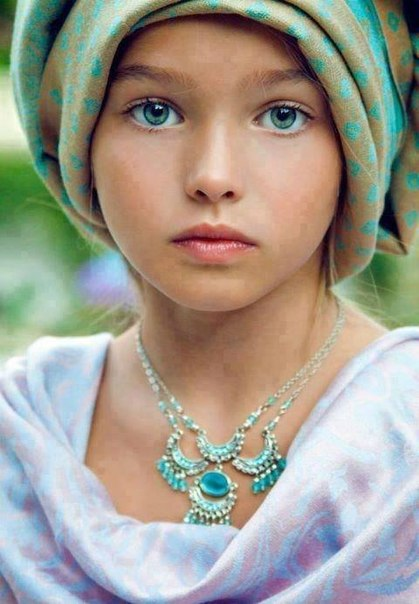
#> input picture Sterowanie Gestem/femme.jpg, 419 x 604 px, given in place of the camera
$ python angle_and_magnitude.py   (Python 2 division)   (older library calls are emulated)
#> lines starting #> are read from the running program, lines starting #| are printed output that depends on the picture; after the words box and inside, x2 and y2 are one past the last pixel; in counts of white or black regions, pixels touching at a corner belong together
import cv2
import numpy as np
import math
import argparse
import imutils

cap = cv2.VideoCapture(0)

while( cap.isOpened() ) :
    ret, img = cap.read(0)
#> img is the input picture: shape (604, 419, 3); mean B, G, R 143.9, 155.8, 161.1
    x=300      #wspolrzedne piksela z ktorego pobieramy kolor
    y=300
    cv2.circle(img,(x,y),10,(120,120,120),1)
#> img: shape (604, 419, 3); 0.02% of pixels changed, all inside (x1, y1, x2, y2) = (290, 290, 311, 311)
    color=img[x,y]
#> color = [114, 153, 197]
    print color
#| [114 153 197]
    t=15 # +\- do granicy koloru
    lower_range = np.array([color[0]-t, color[1]-t, color[2]-t], dtype=np.uint8)
#> lower_range = [99, 138, 182]
    upper_range = np.array([color[0]+t, color[1]+t, color[2]+t], dtype=np.uint8)
#> upper_range = [129, 168, 212]
    mask = cv2.inRange(img, lower_range, upper_range)
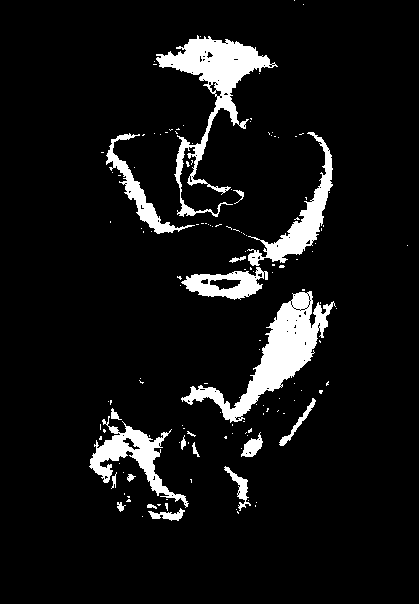
#> mask: shape (604, 419); 7.9% white; 141 white regions (122 under 20 px), largest, box (x1, y1, x2, y2) and area: (181, 291, 336, 423) 5259, (156, 35, 278, 217) 4975, (247, 132, 333, 266) 2467
    mask=cv2.medianBlur(mask,15)
#> mask: shape (604, 419); 6.6% white; 13 white regions (3 under 20 px), largest, box (x1, y1, x2, y2) and area: (188, 292, 328, 421) 5264, (159, 38, 268, 116) 3719, (91, 428, 168, 495) 2269

    cv2.putText(img,"press esc when ready, color from the circle will be extracted", (50,50), cv2.FONT_HERSHEY_COMPLEX, 0.5, 255)
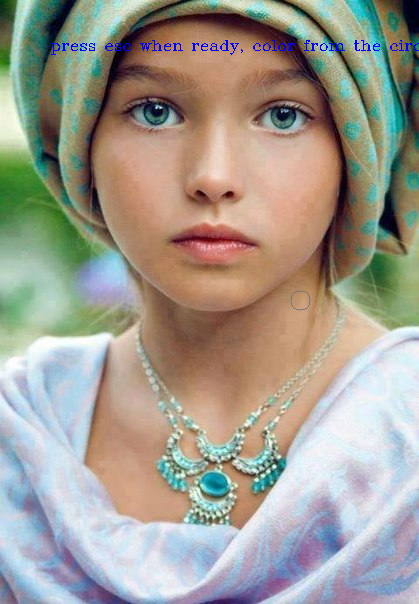
#> img: shape (604, 419, 3); mean B, G, R 144.4, 155.3, 160.6
    cv2.imshow('final', img)
    cv2.imshow('image', mask)
    k = cv2.waitKey(10)
#> (key Esc is pressed here)
    if(k == 27):
        break


while (cap.isOpened()):

    _, img = cap.read()
    img = img[100:400, 100:600]
#> img: shape (300, 319, 3)

    lower_range = np.array([color[0] - t, color[1] - t, color[2] - t], dtype=np.uint8)
    upper_range = np.array([color[0] + t, color[1] + t, color[2] + t], dtype=np.uint8)
    mask = cv2.inRange(img, lower_range, upper_range)
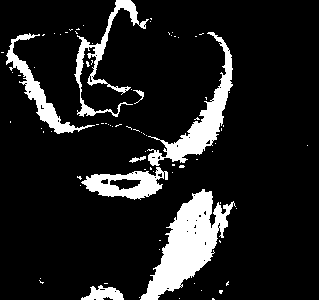
#> mask: shape (300, 319); 12.4% white; 82 white regions (74 under 20 px), largest, box (x1, y1, x2, y2) and area: (140, 189, 236, 300) 4376, (147, 32, 233, 166) 2467, (74, 0, 149, 117) 1475
    mask = cv2.medianBlur(mask, 15)
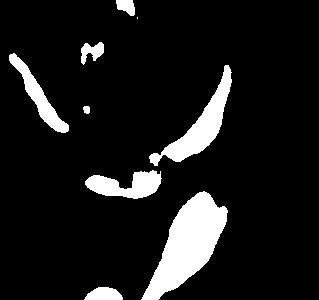
#> mask: shape (300, 319); 10.5% white; 9 white regions (1 under 20 px)

    im = mask
    ret, thresh = cv2.threshold(im, 127, 255, 0)

    cnts = cv2.findContours(thresh.copy(), cv2.RETR_EXTERNAL, cv2.CHAIN_APPROX_SIMPLE)
#> cnts = 9 contours, 1 with area under 20; largest, box (x1, y1, x2, y2) and area: (141, 191, 228, 300) 4278, (149, 65, 232, 166) 2067, (85, 170, 162, 199) 1221, (9, 53, 69, 133) 1066, (84, 287, 123, 300) 340, (81, 42, 104, 65) 260, (116, 0, 135, 16) 190, (83, 106, 90, 114) 36
    cnts = cnts[0] if imutils.is_cv2() else cnts[1]

    for c in cnts:
        # compute the center of the contour
        M = cv2.moments(c)
        if M["m00"]==0: M["m00"]=1
        cX = int(M["m10"] / M["m00"])
        cY = int(M["m01"] / M["m00"])

        # draw on the image
        cv2.drawContours(img, [c], -1, (0, 255, 0), 2)
        cv2.circle(img, (cX, cY), 7, (255, 255, 255), -1)
        cv2.putText(img, "center", (cX - 20, cY - 20), cv2.FONT_HERSHEY_SIMPLEX, 0.5, (255, 255, 255), 2)
#> this loop made 9 passes
#> (cX, cY) on passes 1, 2, 3, 4, 5, 6, 7, 9: (103, 293), (187, 243), (125, 184), (86, 109), (200, 126), (38, 96), (91, 50), (126, 6)
#> (c, cX, cY) on pass 8: ([[137, 17], [137, 18]], 0, 0)
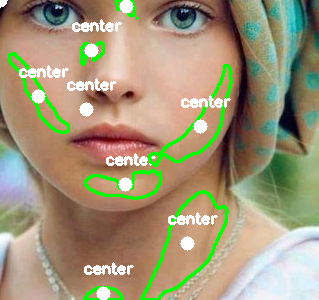
#> img: shape (300, 319, 3); mean B, G, R 119.8, 149.7, 160.6

    #calculate and print length
    len=int(math.sqrt( (cX-250)*(cX-250) + (cY-150)*(cY-150) ) )
#> len = 190
    length=str(len)
#> length = '190'
    cv2.putText(img, "length:", (20, 20), cv2.FONT_HERSHEY_SIMPLEX, 0.5, (255, 255, 255), 1)
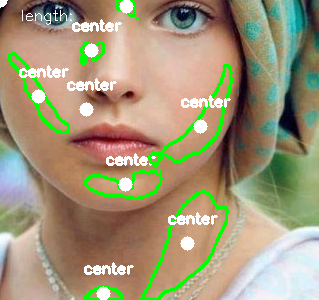
#> img: shape (300, 319, 3); 0.13% of pixels changed, all inside (x1, y1, x2, y2) = (22, 10, 72, 25)
    cv2.putText(img, length, (80, 20), cv2.FONT_HERSHEY_SIMPLEX, 0.5, (255, 255, 255), 1)
#> img: shape (300, 319, 3); 0.08% of pixels changed, all inside (x1, y1, x2, y2) = (83, 10, 110, 21)

    #calculate and print angle
    if (cX-250)==0: cX=251
    ang = int(-math.atan2((cY-150),(cX-250)) * 180 / math.pi)
#> ang = 130
    angle=str(ang)
#> angle = '130'
    cv2.putText(img, "angle:", (20, 50), cv2.FONT_HERSHEY_SIMPLEX, 0.5, (255, 255, 255), 1)
    cv2.putText(img, angle, (80, 50), cv2.FONT_HERSHEY_SIMPLEX, 0.5, (255, 255, 255), 1)
#> img: shape (300, 319, 3); mean B, G, R 120.4, 150.2, 161.1

    cv2.putText(img, "put me down, please", (20, 80), cv2.FONT_HERSHEY_SIMPLEX, 0.5, (255, 255, 255), 1)

    #print center and line
    cv2.circle(img, (250, 150), 7, (255, 0, 0), -1)
    cv2.line(img,(250,150),(cX,cY),(0,255,255),1)
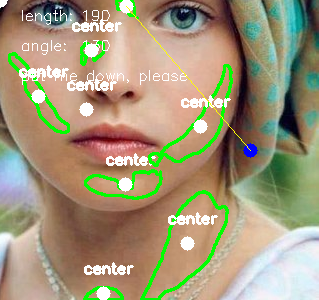
#> img: shape (300, 319, 3); mean B, G, R 120.8, 150.4, 161.2

    cv2.imshow('Org',img)
    cv2.imshow('med', thresh)

    k = cv2.waitKey(10)
#> (key Esc is pressed here)
    if k == 27:
        break

cap.release()
cv2.destroyAllWindows()
